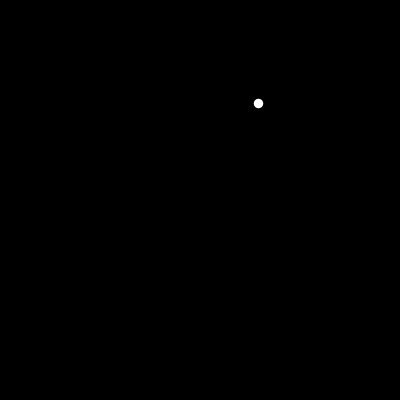
Frame 1 (no input)
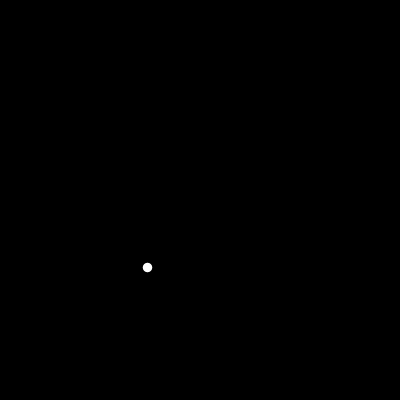
Frame 60 (the mouse pressed at the canvas centre just before this capture)
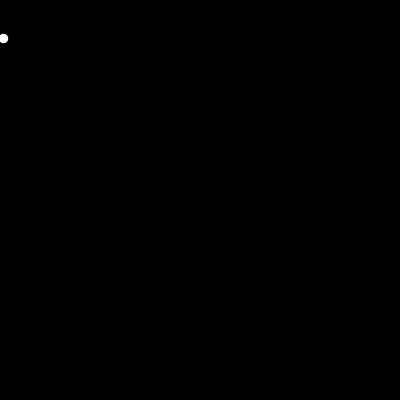
Frame 120 (the mouse held since frame 60 and released just before this capture)

The Processing sketch that drew these frames (run headless with seeded random() and noise(); from frame 60 on, the mouse is pressed at the canvas centre):

// Processing sketch: processing_144430
// ── processing_144430.pde


float[] monTableauX;
float[] monTableauY;
float[] monTableauV;

void setup() {
  size(400,400);
  smooth();
  frameRate(30);
  
 
  
  monTableauX = new float[400];
  monTableauY = new float[400];
  monTableauV = new float[400];
  
  for ( int i = 0 ; i < 400 ; i++ )  {
    monTableauX[i] = random( 0, width);
    monTableauY[i] = random( 0, height);
    monTableauV[i] = random( 1, 10);
  }
  
}


void draw () {
  background(0);
  
  for ( int i = 0 ; i < 1; i++ )  {
    float x = monTableauX[i];
    float y = monTableauY[i];
    stroke(255);
    strokeWeight(monTableauV[i]);
    point(x,y);
    
    y = y + monTableauV[i] ;
   
    if ( y > width )  {
       y = 0;
      x = random( 0, width);
    }
    
    monTableauY[i] = y;
    monTableauX[i] = x;
   
  }
  
}
